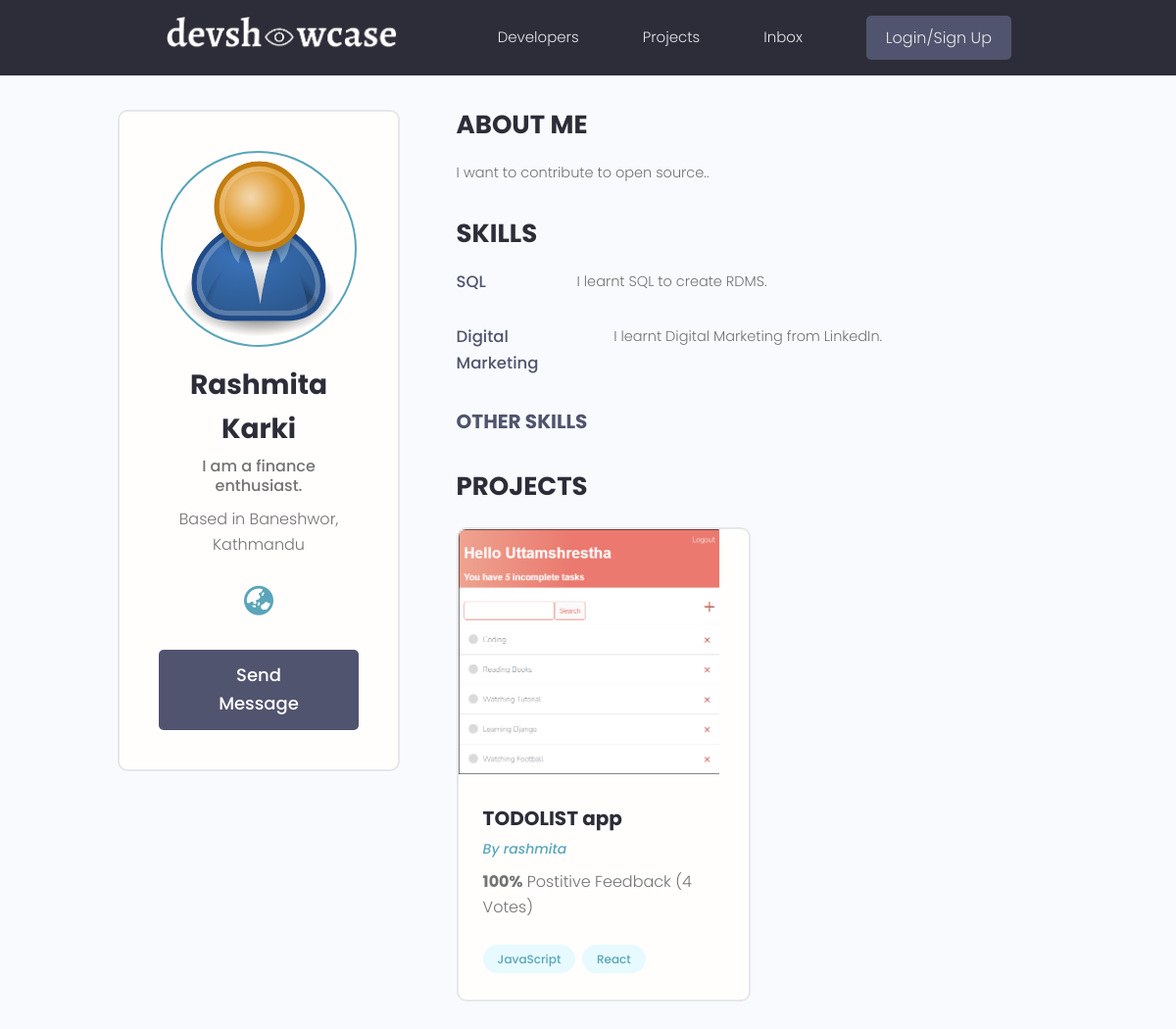
/profile/3722e547-f1f2-470d-9d5d-83ab8483e05e/, run on the app's committed database.
### users/models.py (models this page shows, shortened)
class Profile(models.Model):
    user = models.OneToOneField(User, on_delete=models.CASCADE, null = True, blank = True)  # User has one to one relationship with their Profile means user can create only one Profile.
    name = models.CharField(max_length = 100, blank = True, null = True)
    email = models.EmailField(max_length = 50, blank = True, null = True)
    username = models.CharField(max_length = 20, blank = True, null = True)
    short_intro = models.CharField(max_length = 200, blank = True, null = True)
    location = models.CharField(max_length = 200, blank = True, null = True)
    bio = models.TextField(blank = True, null = True)
    profile_image = models.ImageField(null = True, blank = True, upload_to = 'users/', default='users/user-default.png')
    social_github = models.CharField(max_length = 200, blank = True, null = True)     # user can add github
    social_linkedin = models.CharField(max_length = 200, blank = True, null = True)   # user can add linkedin
    social_website = models.CharField(max_length = 200, blank = True, null = True)    # user can add their website.
    created = models.DateTimeField(auto_now_add=True)
    id = models.UUIDField(default = uuid.uuid4, primary_key = True, editable = False)
    def __str__(self):
        return str(self.user.username)

class Skill(models.Model):
    owner = models.ForeignKey(Profile, on_delete=models.CASCADE, blank = True, null = True) # when Profile is deleted, delete skill too.
    name = models.CharField(null = True, blank = True, max_length = 40) # name of the skill that user has
    description = models.TextField(null = True, blank= True)
    created = models.DateTimeField(auto_now_add=True)
    id = models.UUIDField(default = uuid.uuid4, primary_key = True, editable = False)

### application/models.py (models this page shows, shortened)
class Project (models.Model):
    owner = models.ForeignKey(Profile, blank = True, null = True, on_delete = models.SET_NULL )  # Create the owner for the project and don't delete the project when the user id is deleted by any circumstances.
    title = models.CharField(max_length = 200)
    description = models.TextField(blank = True, null = True)
    project_image = models.ImageField(blank = True, null = True, default = "default.jpg") # to add images to the DB.
    demo_link = models.CharField(max_length=2000, blank = True, null = True)
    source_link = models.CharField(max_length = 2000, blank = True, null = True)
    tags = models.ManyToManyField('Tag', blank = True)  # it lets user select content of Tag table.
    vote_total = models.IntegerField(default = 0, null = True, blank = True)
    vote_ratio = models.IntegerField(default = 0, null = True, blank = True)
    created = models.DateTimeField(auto_now_add=True)
    id = models.UUIDField(default=uuid.uuid4, primary_key=True, unique=True, editable=False) # generate random unique id

class Tag(models.Model):
    name = models.CharField(max_length = 200)
    created = models.DateTimeField(auto_now_add=True)
    id = models.UUIDField(default = uuid.uuid4, primary_key = True, editable = False) # generate random unique ID
    def __str__(self):
        return self.name

### users/views.py (the view)
# urls.py: path('profile/<str:pk>/', views.userProfile, name = 'user-profile'),
def userProfile(request, pk):
    profile = models.Profile.objects.get(id=pk) # get the objects matched by its id.
    topSkills = profile.skill_set.exclude(description__exact="") # exclude skills that doesn't have description
    otherSkills = profile.skill_set.filter(description="") # give value of empty description
    context = {
        'profile': profile,
        'topSkills': topSkills,
        'otherSkills': otherSkills
    }
    return render(request, 'users/user-profile.html', context)

### template/users/user-profile.html (shortened to what this page needs)
{% extends 'application/main.html' %}
{% block content %}
  <main class="profile my-md">
    <div class="container">
      <div class="layout">
        <div class="column column--1of3">
          <div class="card text-center">
            <div class="card__body dev">
              <img class="avatar avatar--xl" src="{{profile.profile_image.url}}" />
              <h2 class="dev__name">{{profile.name}}</h2>
              <p class="dev__title">{{profile.short_intro}}</p>
              <p class="dev__location">Based in {{profile.location}}</p>
              <ul class="dev__social">
                {% if profile.social_website %}
                <li>
                  <a title="Personal Website" href="{{profile.social_website}}" target="_blank"><i class="fa-solid fa-earth-asia"></i></a>
                </li>
                {% endif %}
              </ul>
              <a href="#" class="btn btn--sub btn--lg">Send Message </a>
            </div>
          </div>
        </div>
        <div class="column column--2of3">
          <div class="devInfo">
            <h3 class="devInfo__title">About Me</h3>
            <p class="devInfo__about">{{profile.bio}}</p>
          </div>
          <div class="devInfo">
            <h3 class="devInfo__title">Skills</h3>
            <div class="devInfo__skills">
              {% for skill in topSkills %}
              <div class="devSkill">
                <h4 class="devSkill__title">{{skill.name}}</h4>
                <p class="devSkill__info">
                    {{skill.description}}
                </p>
               </div>
            {% endfor %}
              <h3 class="devInfo__subtitle">Other Skills</h3>
            </div>
          </div>
          <div class="devInfo">
            <h3 class="devInfo__title">Projects</h3>
            <div class="grid grid--two">
              {% for project in profile.project_set.all %}
              <div class="column">
                <div class="card project">
                  <a href="{% url 'project' project.id %}" class="project">
                    <img class="project__thumbnail" src="{{project.project_image.url}}" alt="project thumbnail" />
                    <div class="card__body">
                      <h3 class="project__title">{{project.title}}</h3>
                      <p><a class="project__author" href="{% url 'user-profile' project.owner.id %}">By {{project.owner}}</a></p>
                      <p class="project--rating">
                        <span style="font-weight: bold;">{{project.vote_ratio}}%</span> Postitive
                        Feedback ({{project.vote_total}} Vote{{project.vote_total|pluralize:"s"}})
                      </p>
                      <div class="project__tags">
                        {% for tag in project.tags.all %}
                        <span class="tag tag--pill tag--main">
                          <small>{{tag}}</small>
                        </span>
                        {% endfor %}
                      </div>
                    </div>
                  </a>
                </div>
              </div>
              {% endfor %}
            </div>
          </div>
        </div>
      </div>
    </div>
  </main>
{% endblock %}

### static/styles/app.css (style rules this page uses)
:root { --color-sub: #2d2d39; }
.btn--sub { background-color: var(--color-sub-light); }
.card { border: 2px solid var(--color-light); }
img { width: 100%; }
.fa-brands, .fa-solid { font-size: 30px; }
.profile .card > .dev { padding: 4rem; }
.dev__name { color: var(--color-sub); font-size: 2.8rem; font-weight: 700; margin-top: 1rem; margin-bottom: 0.5rem; }
.dev__title { font-size: 1.6rem; font-weight: 500; line-height: 1.3; }
.dev__location { margin-top: 1rem; }
.dev__social { margin: 3rem 0; list-style: none; display: flex; justify-content: center; gap: 1.5rem; }
.devInfo { margin-bottom: 3rem; }
.devInfo__title, .devInfo__subtitle { font-size: 2.6rem; color: var(--color-sub); text-transform: uppercase; font-weight: 700; margin-bottom: 1.5rem; }
.devInfo__subtitle { font-size: 2rem; color: var(--color-sub-light); }
.devInfo__about, .devSkill__info { font-size: 1.45rem; line-height: 1.7; text-align: justify; }
.devSkill { margin-bottom: 3rem; }
.devSkill__title { font-size: 1.65rem; font-weight: 500; color: var(--color-sub-light); }
@media screen and (min-width: 700px) { .devSkill { display: flex; justify-content: space-between; gap: 3rem; } }
@media screen and (min-width: 700px) { .devSkill__info { flex-basis: 80%; } }
.project__author { font-size: 1.4rem; font-style: italic; }
.project--rating { margin-bottom: 1.6em; margin-top: .5em; }
.project__thumbnail { height: 25rem; object-fit: cover; object-position: top center; }
.project__title { font-size: 2rem; font-weight: 700; color: var(--color-sub); }

### static/uikit/styles/modules/_variables.css (style rules this page uses)
:root { --color-main: #5aa5b9; --color-main-light: #e6faff; --color-sub: #3f4156; --color-sub-light: #51546e; --color-sub-lighter: #ededfd; --color-text: #737373; --color-gray: #8b8b8b; --color-light: #e5e7eb; --color-light-gray: #767676; --color-bg: #f8fafd; --color-white: #fffefd; --color-white-light: #f3f3f3; --color-success: #359e64; --color-success-bg: #def8e8; --color-error: #fc4b0b; --color-error-bg: #fff2ee; --font-base: 'Poppins', arial, helvetica, 'Segoe UI', roboto, ubuntu, sans-serif; --font-monospace: 'Fira Code', 'Courier New', courier, monospace; --font-regular: 300; --font-medium: 500; --font-bold: 700; --generic-shadow: 1px 1px 5px #00000010; --generic-transition: all 0.3s ease-in-out; }

### static/uikit/styles/modules/_base.css (style rules this page uses)
* { margin: 0; padding: 0; box-sizing: border-box; text-rendering: optimizeLegibility; color: inherit; font-size: inherit; }
html { font-size: 50%; }
@media only screen and (min-width: 480px) { html { font-size: 56.25%; } }
@media only screen and (min-width: 1200px) { html { font-size: 62.5%; } }
body { line-height: 1.6; font-weight: 400; font-size: 1.5rem; color: var(--color-text); background-color: var(--color-bg); min-height: 100vh; }

### static/uikit/styles/modules/_typography.css (style rules this page uses)
* { font-family: var(--font-base); }
h2 { font-size: 3.6rem; font-weight: var(--font-bold); }
h3 { font-size: 3.2rem; font-weight: var(--font-medium); }
h4 { font-size: 2.8rem; font-weight: var(--font-medium); }
p, span, strong { font-size: 1.6rem; color: var(--color-text); font-weight: var(--font-regular); }
a { padding-bottom: 2px; text-decoration: none; display: inline-block; color: var(--color-main); font-weight: var(--font-medium); }

### static/uikit/styles/modules/_utilities.css (style rules this page uses)
.container { width: 92%; max-width: 165rem; margin: 0 auto; box-sizing: border-box; }
@media screen and (min-width: 1000px) { .container { width: 90%; } }
@media screen and (min-width: 1200px) { .container { width: 80%; } }
.text-center { text-align: center; }
.my-md { margin: 3rem auto; }

### static/uikit/styles/modules/_avatar.css (style rules this page uses)
.avatar { border-radius: 50%; border: 2px solid var(--color-main); object-fit: cover; }
.avatar--xl { height: 20rem; width: 20rem; }

### static/uikit/styles/modules/_button.css (style rules this page uses)
.btn { display: inline-block; position: relative; cursor: pointer; background-color: var(--color-light); font-weight: var(--font-medium); color: var(--color-sub); text-decoration: none; padding: 1rem 2rem; border-radius: 0.5rem; border: none; width: -webkit-fit-content; width: -moz-fit-content; width: fit-content; height: -webkit-fit-content; height: -moz-fit-content; height: fit-content; font-size: 1.6rem; outline-width: 0; outline-color: transparent; -webkit-backface-visibility: hidden; backface-visibility: hidden; transition: all 0.3s ease-in-out; }
.btn--sub { background-color: var(--color-sub); color: var(--color-white); }
.btn--lg { font-size: 1.8rem; padding: 1.2rem 4.5rem; }

### static/uikit/styles/modules/_card.css (style rules this page uses)
.card { border-radius: 1rem; background-color: var(--color-white); border: 1.5px solid var(--color-light); width: auto; height: auto; margin-top: 0.5rem; margin-bottom: 0.5rem; overflow: hidden; }
.card__body, .card__header { padding: 2rem 2.5rem; }

### data on the page
Profile: profile_image (placeholder picture), name "Rashmita Karki", short_intro "I am a finance enthusiast.", location "Baneshwor, Kathmandu", bio "I want to contribute to open source.."
Skill: name "SQL", description "I learnt SQL to create RDMS."
Skill: name "Digital Marketing", description "I learnt Digital Marketing from LinkedIn."
Project: project_image (picture), title "TODOLIST app", owner "rashmita", vote_ratio "100", vote_total "4"
Tag: name "JavaScript"
Tag: name "React"
